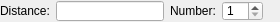
<?xml version="1.0" encoding="UTF-8"?>
<ui version="4.0">
 <class>Ui_LineParallelOptions</class>
 <widget class="QWidget" name="Ui_LineParallelOptions">
  <property name="geometry">
   <rect>
    <x>0</x>
    <y>0</y>
    <width>280</width>
    <height>22</height>
   </rect>
  </property>
  <property name="sizePolicy">
   <sizepolicy hsizetype="Maximum" vsizetype="Preferred">
    <horstretch>0</horstretch>
    <verstretch>0</verstretch>
   </sizepolicy>
  </property>
  <property name="minimumSize">
   <size>
    <width>200</width>
    <height>22</height>
   </size>
  </property>
  <property name="maximumSize">
   <size>
    <width>280</width>
    <height>22</height>
   </size>
  </property>
  <property name="windowTitle">
   <string>Line Parallel Options</string>
  </property>
  <layout class="QHBoxLayout">
   <property name="leftMargin">
    <number>0</number>
   </property>
   <property name="topMargin">
    <number>1</number>
   </property>
   <property name="rightMargin">
    <number>0</number>
   </property>
   <property name="bottomMargin">
    <number>1</number>
   </property>
   <item>
    <widget class="QLabel" name="lDist">
     <property name="sizePolicy">
      <sizepolicy hsizetype="Preferred" vsizetype="Fixed">
       <horstretch>0</horstretch>
       <verstretch>0</verstretch>
      </sizepolicy>
     </property>
     <property name="text">
      <string>Distance:</string>
     </property>
     <property name="wordWrap">
      <bool>false</bool>
     </property>
    </widget>
   </item>
   <item>
    <widget class="QLineEdit" name="leDist">
     <property name="sizePolicy">
      <sizepolicy hsizetype="Preferred" vsizetype="Fixed">
       <horstretch>0</horstretch>
       <verstretch>0</verstretch>
      </sizepolicy>
     </property>
     <property name="toolTip">
      <string>Distance to original entity</string>
     </property>
    </widget>
   </item>
   <item>
    <widget class="QLabel" name="lNumber">
     <property name="sizePolicy">
      <sizepolicy hsizetype="Preferred" vsizetype="Fixed">
       <horstretch>0</horstretch>
       <verstretch>0</verstretch>
      </sizepolicy>
     </property>
     <property name="text">
      <string>Number:</string>
     </property>
     <property name="wordWrap">
      <bool>false</bool>
     </property>
    </widget>
   </item>
   <item>
    <widget class="QSpinBox" name="sbNumber">
     <property name="toolTip">
      <string>Number of parallels to create</string>
     </property>
     <property name="minimum">
      <number>1</number>
     </property>
    </widget>
   </item>
   <item>
    <spacer name="horizontalSpacer">
     <property name="orientation">
      <enum>Qt::Horizontal</enum>
     </property>
     <property name="sizeHint" stdset="0">
      <size>
       <width>0</width>
       <height>20</height>
      </size>
     </property>
    </spacer>
   </item>
  </layout>
 </widget>
 <layoutdefault spacing="6" margin="11"/>
 <resources/>
 <connections/>
 <slots>
  <slot>updateDist(QString)</slot>
  <slot>updateNumber(int)</slot>
 </slots>
</ui>
